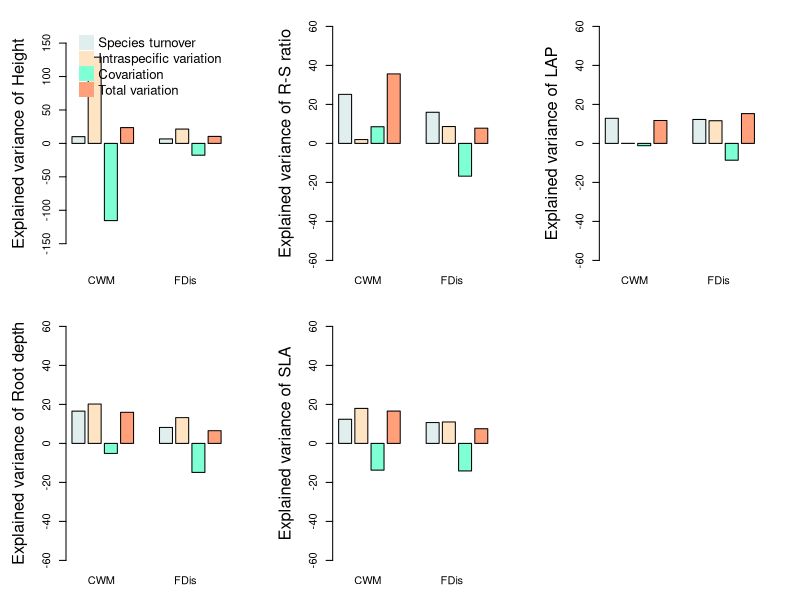

The R source for this figure:
##%######################################################%##
#                                                          #
####            Plotting intra versus inter             ####
#                                                          #
##%######################################################%##

png(
  "output_plot/Main Figure 4.jpg",
  width = 16,
  height = 8,
  units = 'in',
  res = 300
)
par(mfcol=c(2,3))

par(mar = c(3, 5, 2, 3))

##%######################################################%##
#                                                          #
####                      Height                        ####
#                                                          #
##%######################################################%##

barplot(as.numeric(c("10.08","129.01","-115.47","23.62","6.70","21.43","-17.65","10.47")),
        col = c("azure2","bisque","aquamarine","lightsalmon","azure2","bisque","aquamarine","lightsalmon"),
        ylab = "Explained variance of Height", space = as.numeric(c("0.25","0.25","0.25","0.25", "2.0","0.25","0.25","0.25")),
        cex.lab = 1.5, ylim=c(-175,175))


label=c("CWM", "FDis")

axis(1, 
     at = seq(2.5 , 10 , 6.5), 
     labels = label , 
     tick=FALSE)

legend("topright", legend = c("Species turnover", "Intraspecific variation", "Covariation", "Total variation"), 
       col=c("azure2","bisque","aquamarine","lightsalmon"),
       pch = 15, bty = "n", pt.cex = 3, cex = 1.2,  horiz = F)

##%######################################################%##  
#                                                          #
####                    Root Depth                      ####
#                                                          #
##%######################################################%##

barplot(as.numeric(c("16.54", "20.18", "-5.15", "15.95","8.19", "13.21", "-14.88", "6.51")),
        col = c("azure2","bisque","aquamarine","lightsalmon","azure2","bisque","aquamarine","lightsalmon"),
        ylab = "Explained variance of Root depth", space = as.numeric(c("0.25","0.25","0.25","0.25", "2.0","0.25","0.25","0.25")),
        cex.lab = 1.5, ylim=c(-60,60))

label=c("CWM", "FDis")

axis(1, 
     at = seq(2.5 , 10 , 6.5), 
     labels = label , 
     tick=FALSE)

##%######################################################%##
#                                                          #
####                      R-S ratio                     ####
#                                                          #
##%######################################################%##

barplot(as.numeric(c("25.14", "1.96", "8.54", "35.64","15.97", "8.65", "-16.80", "7.81")),
        col = c("azure2","bisque","aquamarine","lightsalmon","azure2","bisque","aquamarine","lightsalmon"),
        ylab = "Explained variance of R-S ratio", space = as.numeric(c("0.25","0.25","0.25","0.25", "2.0","0.25","0.25","0.25")),
        cex.lab = 1.5, ylim=c(-60,60))

label=c("CWM", "FDis")

axis(1, 
     at = seq(2.5 , 10 , 6.5), 
     labels = label , 
     tick=FALSE)


##%######################################################%##
#                                                          #
####                        SLA                         ####
#                                                          #
##%######################################################%##

barplot(as.numeric(c("12.37", "17.94", "-13.72", "16.58","10.69", "10.99", "-14.12", "7.52")),
        col = c("azure2","bisque","aquamarine","lightsalmon","azure2","bisque","aquamarine","lightsalmon"),
        ylab = "Explained variance of SLA", space = as.numeric(c("0.25","0.25","0.25","0.25", "2.0","0.25","0.25","0.25")),
        cex.lab = 1.5, ylim=c(-60,60))

label=c("CWM", "FDis")

axis(1, 
     at = seq(2.5 , 10 , 6.5), 
     labels = label , 
     tick=FALSE)

##%######################################################%##
#                                                          #
####                        LAP                         ####
#                                                          #
##%######################################################%##

barplot(as.numeric(c("12.87", "0.04", "-1.18", "11.74","12.28", "11.62", "-8.61", "15.29")),
        col = c("azure2","bisque","aquamarine","lightsalmon","azure2","bisque","aquamarine","lightsalmon"),
        ylab = "Explained variance of LAP", space = as.numeric(c("0.25","0.25","0.25","0.25", "2.0","0.25","0.25","0.25")),
        cex.lab = 1.5, ylim=c(-60,60))

label=c("CWM", "FDis")

axis(1, 
     at = seq(2.5 , 10 , 6.5), 
     labels = label , 
     tick=FALSE)

dev.off()



